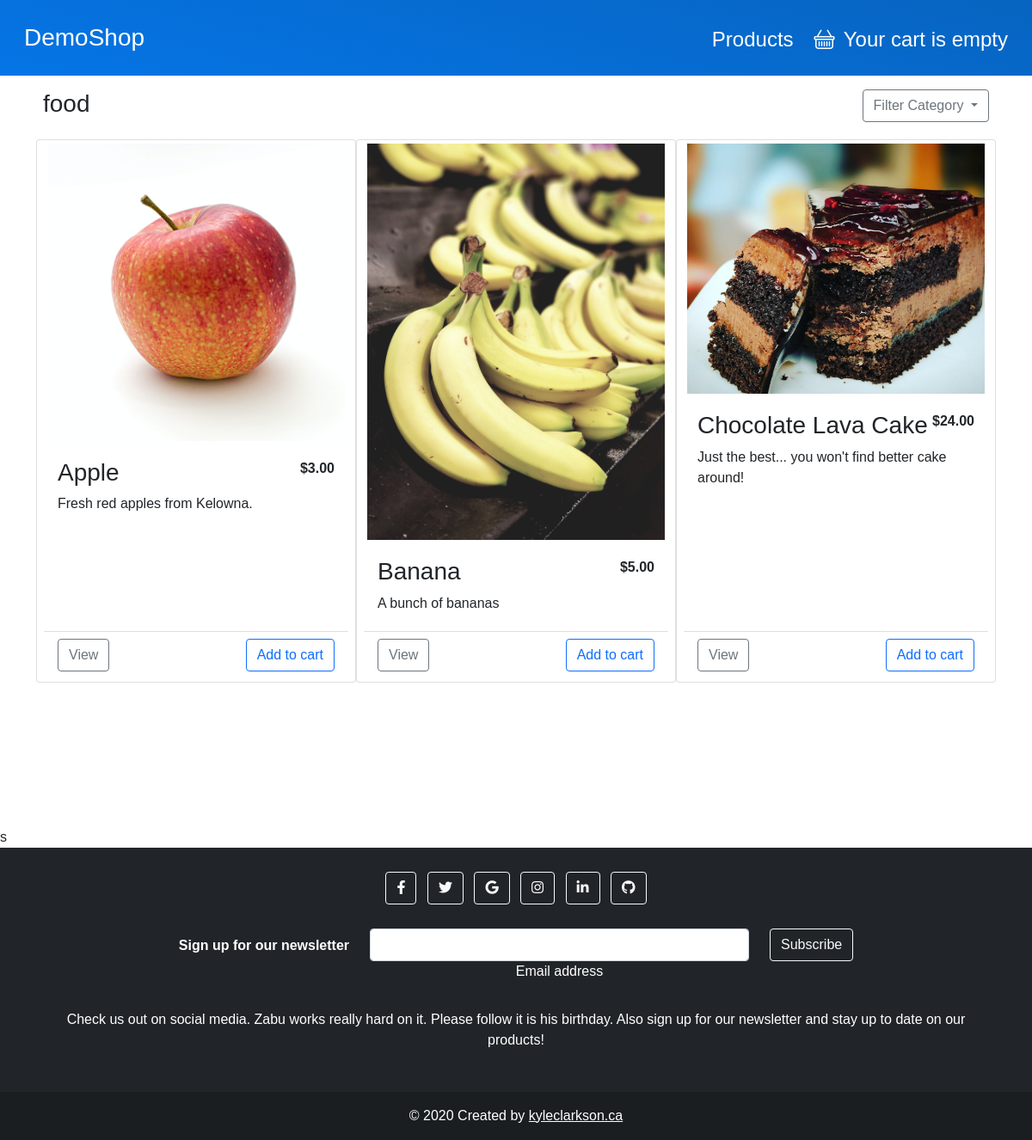
The page /products/food/ on the database as committed earlier.
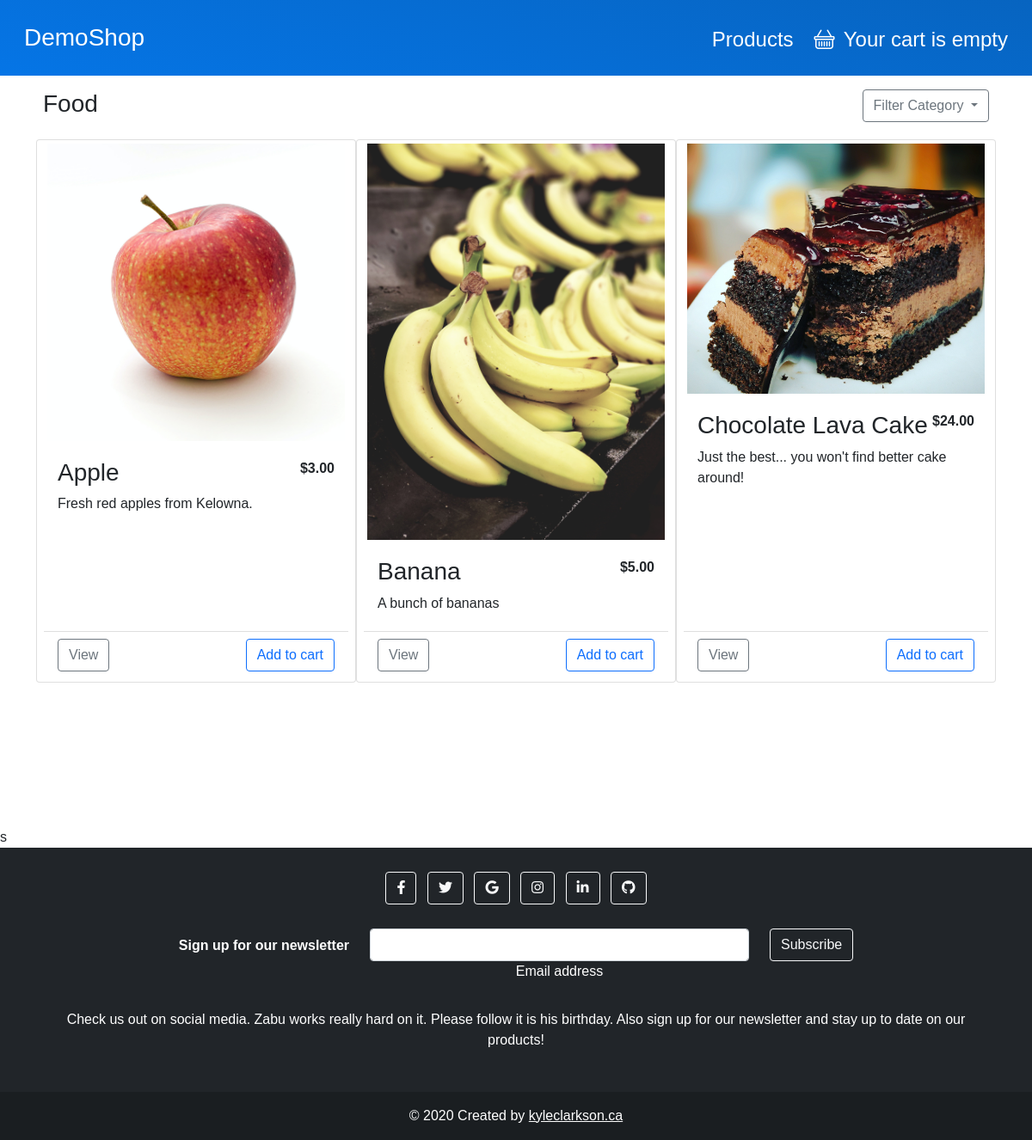
The same page on the database as committed later.
### shop/models.py (models this page shows, shortened)
class Category(models.Model):
    name = models.CharField(max_length=200, db_index=True)
    slug = models.SlugField(max_length=200, unique=True)
    class Meta:
        ordering = ('name',)
        verbose_name = 'Category'
        verbose_name_plural = 'Categories'
    def __str__(self):
        return self.name

### shop/views.py (the view)
# urls.py: path('products/', views.product_list, name='product_list'),
def product_list(request, category_slug=None):
    category = None
    categories = Category.objects.all()
    products = Product.objects.filter(available=True)
    if category_slug:
        category = get_object_or_404(Category, slug=category_slug)
        products = products.filter(category=category)
    context = {
        'category': category,
        'categories': categories,
        'products': products,
    }
    return render(request, 'shop/product/list.html', context)

### cart/cart.py (called while the page is built)
    def __len__(self):
        return sum(item['quantity'] for item in self.cart.values())

### cart/context_processors.py (called while the page is built)
def cart(request):
    return {
        'cart': Cart(request),
    }

### shop/models.py (called while the page is built)
    def get_absolute_url(self):
        return reverse('shop:product_detail', args=[self.id, self.slug])

### shop/templates/shop/product/list.html (shortened to what this page needs)
{% extends 'base.html' %}
{% load  static %}
{% block content %}
    <div class="container">
        <div class="d-flex justify-content-between align-self-start my-3 px-2">
            <h3>
                {% if category %}
                    {{ category }}
                {% else %}
                    All Products
                {% endif %}
            </h3>
            <div class="dropdown">
                <button class="btn btn-outline-secondary dropdown-toggle"
                        type="button"
                        id="dropdownMenuButton1"
                        data-bs-toggle="dropdown"
                        aria-expanded="false">
                    Filter Category
                </button>
            </div>
        </div>
        <div class="row">
            <div class="container min-vh-100" id="featured">
                <div class="row row-cols-1 row-cols-sm-1 row-cols-md-2 row-cols-lg-3 g-3 px-2">
                    {% for product in products %}
                        {% include 'shop/product/product_card.html' %}
                    {% endfor %}
                </div>
            </div>
        </div>
    </div>s
{% endblock %}

Rows that differ between the two databases and show on the page:
changed Category: name "food" → "Food"
